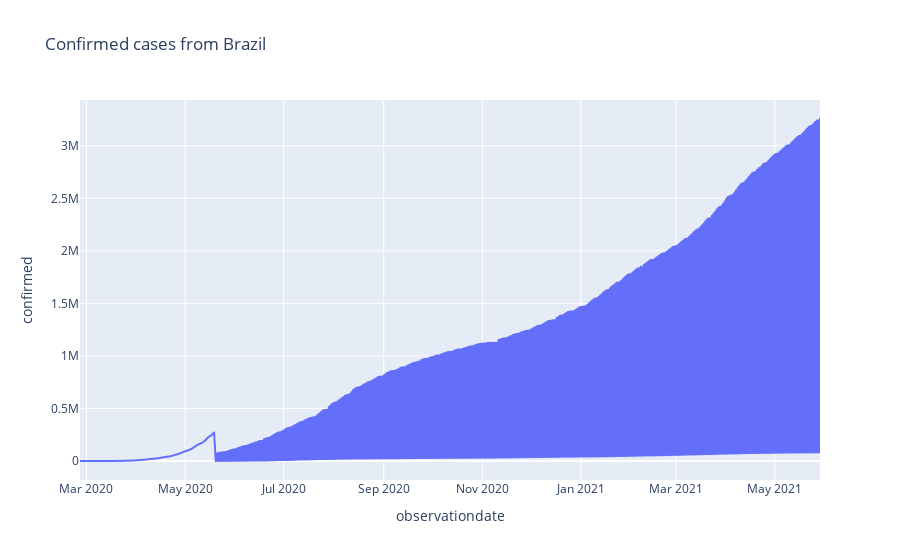

The notebook cell saved with this chart:
### Markdown cell above
# Confirmed cases

### Code cell
# Plot of the evolution of confirmed cases
px.line(brazil, 'observationdate', 'confirmed', title = 'Confirmed cases from Brazil')

### Figure 1 — Plotly figure (JSON) as saved in the notebook; plotly's stock layout.template omitted (floating-point values rounded to 4 significant figures; data arrays with more than 128 entries replaced by an {"elided": "..."} marker saying what was removed)
{"data": [{"hovertemplate": "observationdate=%{x}<br>confirmed=%{y}<extra></extra>", "legendgroup": "", "line": {"color": "#636efa", "dash": "solid"}, "marker": {"symbol": "circle"}, "mode": "lines", "name": "", "showlegend": false, "type": "scattergl", "x": {"elided": "10209 str values"}, "xaxis": "x", "y": {"elided": "10209 int values"}, "yaxis": "y"}], "layout": {"legend": {"tracegroupgap": 0}, "title": {"text": "Confirmed cases from Brazil"}, "xaxis": {"anchor": "y", "domain": [0, 1], "title": {"text": "observationdate"}}, "yaxis": {"anchor": "x", "domain": [0, 1], "title": {"text": "confirmed"}}}}
